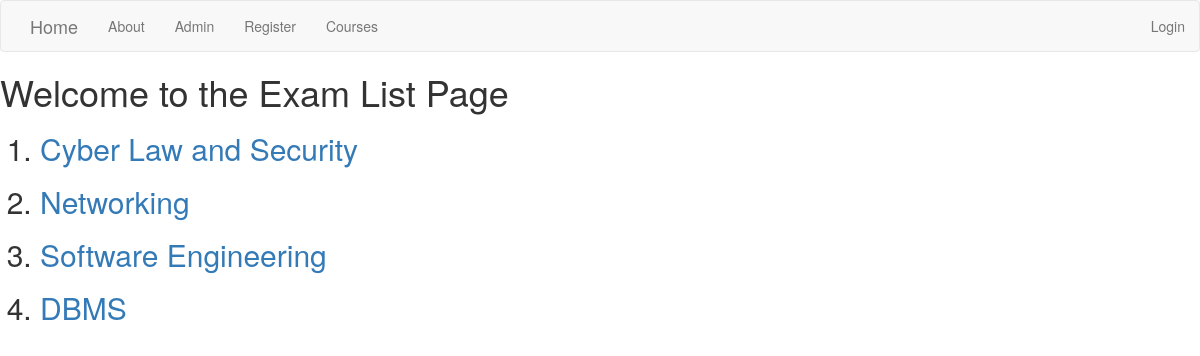
/basic_app/, run on the app's committed database.
### basic_app/models.py (models this page shows, shortened)
class Exams(models.Model):
    exam_name = models.CharField(max_length=50)
    no_of_ques = models.CharField(max_length=20)
    total_marks = models.CharField(max_length=20)
    time_duration = models.DurationField(default='00:00:00')

### basic_app/views.py (the view)
class ExamViewList(ListView):
    model = Exams
    template_name = 'basic_app/listview.html'

### template/basic_app/listview.html
{% extends 'basic_app/base.html' %}
{% block body_block %}
<h1>Welcome to the Exam List Page</h1>
<ol>
  {% for i in exams_list %}
<h2>  <li><a href="{{i.id}}">{{i.exam_name}}</a></li></h2>
  {% endfor %}
</ol>
{% endblock %}

### data on the page
Exams: exam_name "Cyber Law and Security"
Exams: exam_name "Networking"
Exams: exam_name "Software Engineering"
Exams: exam_name "DBMS"
